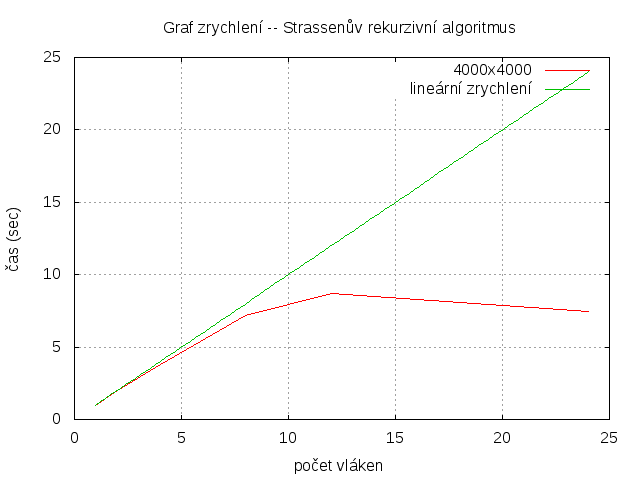

Write gnuplot code to recreate this figure.
set term png
set output "strassen-acc.png"
set grid  xtics ytics
set   autoscale                        # scale axes automatically
unset log                              # remove any log-scaling
unset label                            # remove any previous labels
set xtic auto                          # set xtics automatically
set ytic auto                          # set ytics automatically
set title "Graf zrychlení -- Strassenův rekurzivní algoritmus"
set xlabel "počet vláken"
set ylabel "čas (sec)"

plot "strassen-acc" using 1:2 title '4000x4000' with line, 1*x title 'lineární zrychlení'
